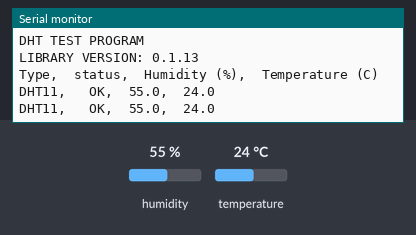
Recording of a sketch running on a simulated Arduino Uno, built with avr-gcc and run on an emulated ATmega328P. Parts: the last lines printed to the serial monitor. Wiring (inferred from the names in the program): DHT11 sensor: data pin 5. The inputs (shaded band) are chosen by the test bench; at power-on: humidity 55 %, temperature 24 °C.

Above: at 5.9 s.
6.0 s: humidity set to 22 %
At 10.8 s:
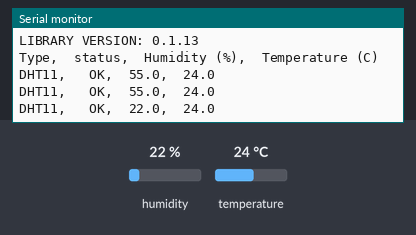
12.1 s: temperature set to 12 °C
At 16.9 s:
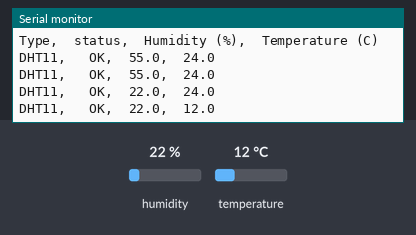
18.2 s: humidity set to 40 %
At 21.8 s:
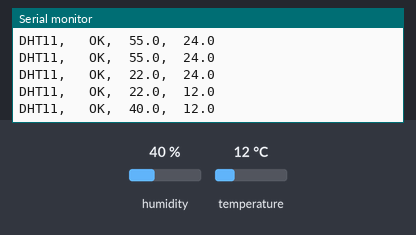
Timing chart, 0 to 23.3 s (numbered marks = the images above; inputs shaded):
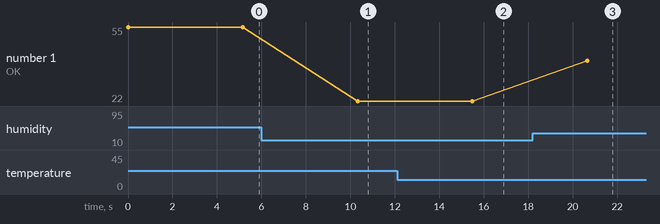

Measured:
- after the input at 6.0 s, the serial monitor: prints a new line after 4.3 s (image 1)
- after the input at 12.1 s, the serial monitor: prints a new line after 3.4 s (image 2)
- after the input at 18.2 s, the serial monitor: prints a new line after 2.4 s (image 3)
- plotted number 1: 55 → 22 after the input at 6.0 s, 22 → 40 after the input at 18.2 s

The sketch:

MT_dht11.ino
```cpp
// this is my value added coding
// please see the comments below

// 03/02/16
// MT- Temp/humidity sensor and LCD Integration.
// This is the parent code for the MT.
// In this code we read temp and humidity sensor data
// and output the results to an LCD.
// Special thanks go to Rob Tillart, for the base .h and .cpp
// files required to read the sensor data.

#include "dht.h"  // Include “dht” header file created by Rob Tillart
dht DHT;    // Create a “dht” object from the header file
#define DHT11_PIN 5 // Designate digital pin #5 for sensor communication

const int TxPin = 6;    // Designate digital pin #6 for LCD serial communication
#include <SoftwareSerial.h> // Include “SoftwareSerial” header file from the Arduino Library
SoftwareSerial mySerial = SoftwareSerial(255, TxPin); // Creating a “SoftwareSerial” objecct

// The following  void setup method prints to the serial monitor
// This is used for testing sensor readings
void setup()
{
  Serial.begin(115200); // Establish serial communications
  Serial.println("DHT TEST PROGRAM ");  // Print line to serial monitor
  Serial.print("LIBRARY VERSION: ");  // Print line to serial monitor
  Serial.println(DHT_LIB_VERSION);  // Print line to serial monitor
  Serial.println();       // Print line to serial monitor
  Serial.println("Type,\tstatus,\tHumidity (%),\tTemperature (C)"); // Print line to serial monitor

  pinMode(TxPin, OUTPUT); // Define pin as output
  digitalWrite(TxPin, HIGH);  // Start signal to combination sensor
}

// This is the main loop for checking the validity of the data from the sensor
// as well as reading and reporting the data from the sensor and writing it to the LCD
void loop()
{
  // Read data loop
  Serial.print("DHT11, \t");  // Print line to serial monitor
  int chk = DHT.read11(DHT11_PIN);  // Integer variable “chk” set to the read value
  switch (chk)  // Checking the value of “chk” and switching based on the result
  {
    case DHTLIB_OK:
      Serial.print("OK,\t");  // Sensor reading is OK
      break;
    case DHTLIB_ERROR_CHECKSUM:
      Serial.print("Checksum error,\t");  // Sensor reading has checksum error
      break;
    case DHTLIB_ERROR_TIMEOUT:
      Serial.print("Time out error,\t");    // Sensor reading has timeout error
      break;
    default:
      Serial.print("Unknown error,\t"); // Sensor reading has unknown error
      break;
  }
  // Display data loop
  Serial.print(DHT.humidity, 1);  // Display humidity
  Serial.print(",\t");
  Serial.println(DHT.temperature, 1); // Display temperature
  // Note, the above code is strictly to send readings to the serial monitor, for testing purposes


  mySerial.begin(9600); // Set baud rate and begin serial port communication to LCD
  delay(100); // Short 10ms delay before writing first command
  mySerial.write(12); // Sending clear command to screen
  mySerial.write(17);                 // Sending turn backlight on command to screen
  delay(5); // Short required 5 ms delay
  mySerial.print("Temp: "); // First line is for the temperature
  mySerial.print((((DHT.temperature * 9 / 5)) + 32)); // First line print the converted temperature
  mySerial.print("F");  // First line add the units
  mySerial.write(13); //Sending form feed to the screen
  mySerial.print("Humid: ");  // Second line is the humidity
  mySerial.print(DHT.humidity); // Second print the humidity
  mySerial.print("%  ");  //  Second line add the units
  //mySerial.write(13); // Sending form feed to the screen
  mySerial.write(212);                // Sending quarter note command to the LCD
  //mySerial.write(220);    // Musical note that is commented out
  delay(3000);    // Short 3000 ms delay
  //mySerial.write(18);   // Turn backlight off command that is commented out

  delay(2000);    // Short 3000 ms delay
}
```

dht.cpp
```cpp
//
//    FILE: dht.cpp
//  AUTHOR: Rob Tillaart
// VERSION: 0.1.13
// PURPOSE: DHT Temperature & Humidity Sensor library for Arduino
//     URL: http://arduino.cc/playground/Main/DHTLib
//
// HISTORY:
// 0.1.13 fix negative temperature
// 0.1.12 support DHT33 and DHT44 initial version
// 0.1.11 renamed DHTLIB_TIMEOUT
// 0.1.10 optimized faster WAKEUP + TIMEOUT
// 0.1.09 optimize size: timeout check + use of mask
// 0.1.08 added formula for timeout based upon clockspeed
// 0.1.07 added support for DHT21
// 0.1.06 minimize footprint (2012-12-27)
// 0.1.05 fixed negative temperature bug (thanks to Roseman)
// 0.1.04 improved readability of code using DHTLIB_OK in code
// 0.1.03 added error values for temp and humidity when read failed
// 0.1.02 added error codes
// 0.1.01 added support for Arduino 1.0, fixed typos (31/12/2011)
// 0.1.0 by Rob Tillaart (01/04/2011)
//
// inspired by DHT11 library
//
// Released to the public domain
//


#include "dht.h"


/////////////////////////////////////////////////////
//
// PUBLIC
//

// return values:
// DHTLIB_OK
// DHTLIB_ERROR_CHECKSUM
// DHTLIB_ERROR_TIMEOUT
int dht::read11(uint8_t pin)
{
    // READ VALUES
    int rv = _readSensor(pin, DHTLIB_DHT11_WAKEUP);
    if (rv != DHTLIB_OK)
    {
        humidity    = DHTLIB_INVALID_VALUE; // invalid value, or is NaN prefered?
        temperature = DHTLIB_INVALID_VALUE; // invalid value
        return rv;
    }

    // CONVERT AND STORE
    humidity    = bits[0];  // bits[1] == 0;
    temperature = bits[2];  // bits[3] == 0;

    // TEST CHECKSUM
    // bits[1] && bits[3] both 0
    uint8_t sum = bits[0] + bits[2];
    if (bits[4] != sum) return DHTLIB_ERROR_CHECKSUM;

    return DHTLIB_OK;
}


// return values:
// DHTLIB_OK
// DHTLIB_ERROR_CHECKSUM
// DHTLIB_ERROR_TIMEOUT
int dht::read(uint8_t pin)
{
    // READ VALUES
    int rv = _readSensor(pin, DHTLIB_DHT_WAKEUP);
    if (rv != DHTLIB_OK)
    {
        humidity    = DHTLIB_INVALID_VALUE;  // invalid value, or is NaN prefered?
        temperature = DHTLIB_INVALID_VALUE;  // invalid value
        return rv; // propagate error value
    }

    // CONVERT AND STORE
    humidity = word(bits[0], bits[1]) * 0.1;
    temperature = word(bits[2] & 0x7F, bits[3]) * 0.1;
    if (bits[2] & 0x80)  // negative temperature
    {
        temperature = -temperature;
    }

    // TEST CHECKSUM
    uint8_t sum = bits[0] + bits[1] + bits[2] + bits[3];
    if (bits[4] != sum)
    {
        return DHTLIB_ERROR_CHECKSUM;
    }
    return DHTLIB_OK;
}

/////////////////////////////////////////////////////
//
// PRIVATE
//

// return values:
// DHTLIB_OK
// DHTLIB_ERROR_TIMEOUT
int dht::_readSensor(uint8_t pin, uint8_t wakeupDelay)
{
    // INIT BUFFERVAR TO RECEIVE DATA
    uint8_t mask = 128;
    uint8_t idx = 0;

    // EMPTY BUFFER
    for (uint8_t i = 0; i < 5; i++) bits[i] = 0;

    // REQUEST SAMPLE
    pinMode(pin, OUTPUT);
    digitalWrite(pin, LOW);
    delay(wakeupDelay);
    digitalWrite(pin, HIGH);
    delayMicroseconds(40);
    pinMode(pin, INPUT);

    // GET ACKNOWLEDGE or TIMEOUT
    uint16_t loopCnt = DHTLIB_TIMEOUT;
    while(digitalRead(pin) == LOW)
    {
        if (--loopCnt == 0) return DHTLIB_ERROR_TIMEOUT;
    }

    loopCnt = DHTLIB_TIMEOUT;
    while(digitalRead(pin) == HIGH)
    {
        if (--loopCnt == 0) return DHTLIB_ERROR_TIMEOUT;
    }

    // READ THE OUTPUT - 40 BITS => 5 BYTES
    for (uint8_t i = 40; i != 0; i--)
    {
        loopCnt = DHTLIB_TIMEOUT;
        while(digitalRead(pin) == LOW)
        {
            if (--loopCnt == 0) return DHTLIB_ERROR_TIMEOUT;
        }

        uint32_t t = micros();

        loopCnt = DHTLIB_TIMEOUT;
        while(digitalRead(pin) == HIGH)
        {
            if (--loopCnt == 0) return DHTLIB_ERROR_TIMEOUT;
        }

        if ((micros() - t) > 40)
        {
            bits[idx] |= mask;
        }
        mask >>= 1;
        if (mask == 0)   // next byte?
        {
            mask = 128;
            idx++;
        }
    }
    pinMode(pin, OUTPUT);
    digitalWrite(pin, HIGH);

    return DHTLIB_OK;
}
//
// END OF FILE
//
```

dht.h
```cpp
//
//    FILE: dht.h
//  AUTHOR: Rob Tillaart
// VERSION: 0.1.13
// PURPOSE: DHT Temperature & Humidity Sensor library for Arduino
//     URL: http://arduino.cc/playground/Main/DHTLib
//
// HISTORY:
// see dht.cpp file
//

#ifndef dht_h
#define dht_h

#if ARDUINO < 100
#include <WProgram.h>
#else
#include <Arduino.h>
#endif

#define DHT_LIB_VERSION "0.1.13"

#define DHTLIB_OK                0
#define DHTLIB_ERROR_CHECKSUM   -1
#define DHTLIB_ERROR_TIMEOUT    -2
#define DHTLIB_INVALID_VALUE    -999

#define DHTLIB_DHT11_WAKEUP     18
#define DHTLIB_DHT_WAKEUP       1

// max timeout is 100usec.
// For a 16Mhz proc that is max 1600 clock cycles
// loops using TIMEOUT use at least 4 clock cycli
// so 100 us takes max 400 loops
// so by dividing F_CPU by 40000 we "fail" as fast as possible
#define DHTLIB_TIMEOUT (F_CPU/40000)

class dht
{
public:
    // return values:
    // DHTLIB_OK
    // DHTLIB_ERROR_CHECKSUM
    // DHTLIB_ERROR_TIMEOUT
    int read11(uint8_t pin);
    int read(uint8_t pin);

    inline int read21(uint8_t pin) { return read(pin); };
    inline int read22(uint8_t pin) { return read(pin); };
    inline int read33(uint8_t pin) { return read(pin); };
    inline int read44(uint8_t pin) { return read(pin); };

    double humidity;
    double temperature;

private:
    uint8_t bits[5];  // buffer to receive data
    int _readSensor(uint8_t pin, uint8_t wakeupDelay);
};
#endif
//
// END OF FILE
//
```
